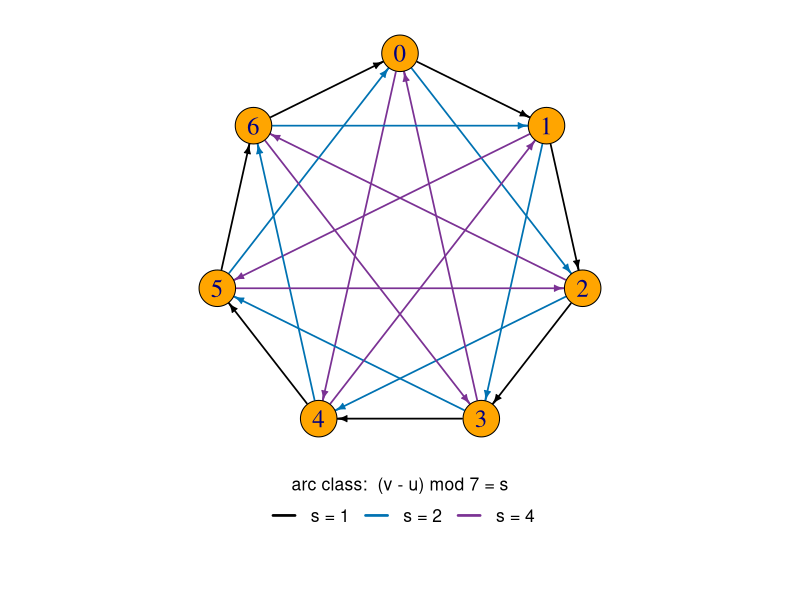

This figure's R source:
# Paley7.pdf (panel (b) of the cA3 figure, Section "threshold3"): Paley(7), the circulant
# tournament on Z_7 with connection set S = {1, 2, 4} (arc u -> v iff (v-u) mod 7 in S), drawn
# like cA3.pdf: residues on a circle (0 at top, clockwise), arcs coloured by step.
#
# Paley(7) is the n = 7 case of the circulant construction of Theorem thm:circulant-family
# (inverses e = (1, 2, 4) sum to 7), and the one case where three progressions, one of each
# step 1, 2, 4, induce it.  Self-verification before plotting: (a) tournament; (b) regular;
# (c) the three progressions P(0,1), P(4,2), P(5,4) have majority tournament Paley(7), and every
# arc is backward in exactly one of them.  The script stops on any mismatch.
library(igraph)
# writes Paley7.pdf into the current directory

n = 7
S = c(1, 2, 4)
adj = matrix(FALSE, n, n)
for (u in 0:(n - 1)) for (s in S) adj[u + 1, (u + s) %% n + 1] = TRUE
for (i in 1:(n - 1)) for (j in (i + 1):n) stopifnot(adj[i, j] + adj[j, i] == 1)   # tournament
stopifnot(all(rowSums(adj) == (n - 1) / 2))                                       # regular

prog = function(a, d) (a + (0:(n - 1)) * d) %% n
orders = list(prog(0, 1), prog(4, 2), prog(5, 4))
fwd = matrix(0L, n, n)
for (O in orders) {
  pos = integer(n); pos[O + 1] = 1:n
  for (u in 0:(n - 1)) for (v in 0:(n - 1)) if (adj[u + 1, v + 1] && pos[u + 1] < pos[v + 1])
    fwd[u + 1, v + 1] = fwd[u + 1, v + 1] + 1L
}
stopifnot(all(fwd[adj] == 2))    # every arc forward in exactly 2 of 3 voters: a unit-margin profile
cat("Paley(7) checks passed: tournament, regular, P(0,1), P(4,2), P(5,4) induce it with unit margin\n")

pal = c("1" = "#000000", "2" = "#0072B2", "4" = "#7B3294")
edges = NULL; ecol = NULL
for (u in 0:(n - 1)) for (s in S) {
  edges = rbind(edges, c(u + 1, (u + s) %% n + 1)); ecol = c(ecol, pal[as.character(s)])
}
g = graph_from_edgelist(edges, directed = TRUE)
lay = t(sapply(1:n, function(i) { ang = pi / 2 - 2 * pi * (i - 1) / n; c(cos(ang), sin(ang)) }))

pdf("Paley7.pdf", width = 6.5, height = 7.3)
par(mar = c(0.5, 0.4, 0.4, 0.4), xpd = NA)
plot(g, layout = lay, ylim = c(-1.72, 1.03),
     vertex.color = "orange", vertex.label = 0:(n - 1),
     vertex.label.color = "navy", vertex.label.cex = 1.5, vertex.size = 20,
     edge.color = ecol, edge.width = 1.7, edge.arrow.size = 0.5, edge.curved = 0)
legend(x = 0, y = -1.30, xjust = 0.5, yjust = 1, horiz = TRUE,
       legend = paste0("s = ", names(pal)), col = pal, lwd = 2.6,
       bty = "n", cex = 1.05, seg.len = 1.4,
       title = expression("arc class:  (v - u) mod 7 = s"))
dev.off()
cat("Paley7.pdf written\n")
